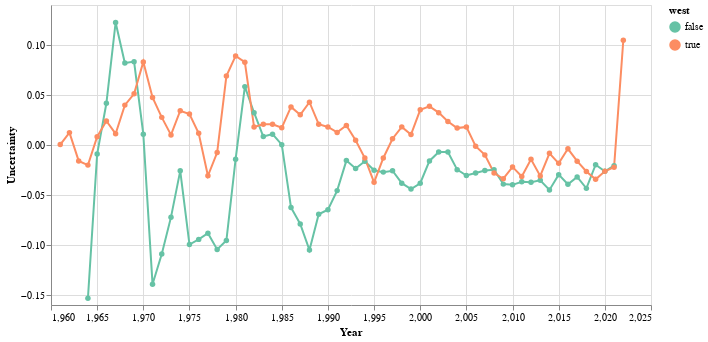

This figure's notebook cell:
### Code cell
alt.Chart(compare_byYear.query('topic=="phys"')).mark_line(point=alt.OverlayMarkDef()).encode(
    alt.X('year',scale=alt.Scale(zero=False),axis=alt.Axis(title='Year')),
    alt.Y('rollingUncertain',axis=alt.Axis(title='Uncertainty')),
    color=alt.Color('west:O',scale=alt.Scale(scheme='set2'))
).properties(width=600,height=300)

### Figure 1 — Vega-Lite specification as saved in the notebook (floating-point values rounded to 4 significant figures)
{"config": {"view": {"continuousWidth": 400, "continuousHeight": 300}}, "data": {"name": "data-0c7fb047be208e1c5b23e3d01547c1c2"}, "mark": {"type": "line", "point": {}}, "encoding": {"color": {"field": "west", "scale": {"scheme": "set2"}, "type": "ordinal"}, "x": {"axis": {"title": "Year"}, "field": "year", "scale": {"zero": false}, "type": "quantitative"}, "y": {"axis": {"title": "Uncertainty"}, "field": "rollingUncertain", "type": "quantitative"}}, "height": 300, "width": 600, "$schema": "https://vega.github.io/schema/vega-lite/v4.17.0.json", "datasets": {"data-0c7fb047be208e1c5b23e3d01547c1c2": [{"west": false, "year": 1962.0, "uncertain": -0.2044, "rollingUncertain": null, "topic": "phys"}, {"west": false, "year": 1963.0, "uncertain": -0.16, "rollingUncertain": null, "topic": "phys"}, {"west": false, "year": 1964.0, "uncertain": -0.09532, "rollingUncertain": -0.1532, "topic": "phys"}, {"west": false, "year": 1965.0, "uncertain": 0.2283, "rollingUncertain": -0.009003, "topic": "phys"}, {"west": false, "year": 1966.0, "uncertain": -0.007814, "rollingUncertain": 0.04172, "topic": "phys"}, {"west": false, "year": 1967.0, "uncertain": 0.1471, "rollingUncertain": 0.1225, "topic": "phys"}, {"west": false, "year": 1968.0, "uncertain": 0.1067, "rollingUncertain": 0.08199, "topic": "phys"}, {"west": false, "year": 1969.0, "uncertain": -0.003676, "rollingUncertain": 0.08337, "topic": "phys"}, {"west": false, "year": 1970.0, "uncertain": -0.0706, "rollingUncertain": 0.01081, "topic": "phys"}, {"west": false, "year": 1971.0, "uncertain": -0.3433, "rollingUncertain": -0.1392, "topic": "phys"}, {"west": false, "year": 1972.0, "uncertain": 0.08683, "rollingUncertain": -0.109, "topic": "phys"}, {"west": false, "year": 1973.0, "uncertain": 0.04003, "rollingUncertain": -0.07214, "topic": "phys"}, {"west": false, "year": 1974.0, "uncertain": -0.2044, "rollingUncertain": -0.02583, "topic": "phys"}, {"west": false, "year": 1975.0, "uncertain": -0.1342, "rollingUncertain": -0.09952, "topic": "phys"}, {"west": false, "year": 1976.0, "uncertain": 0.05545, "rollingUncertain": -0.09438, "topic": "phys"}, {"west": false, "year": 1977.0, "uncertain": -0.186, "rollingUncertain": -0.08825, "topic": "phys"}, {"west": false, "year": 1978.0, "uncertain": -0.1828, "rollingUncertain": -0.1044, "topic": "phys"}, {"west": false, "year": 1979.0, "uncertain": 0.08223, "rollingUncertain": -0.09551, "topic": "phys"}, {"west": false, "year": 1980.0, "uncertain": 0.05804, "rollingUncertain": -0.01416, "topic": "phys"}, {"west": false, "year": 1981.0, "uncertain": 0.03487, "rollingUncertain": 0.05838, "topic": "phys"}, {"west": false, "year": 1982.0, "uncertain": 0.003911, "rollingUncertain": 0.03227, "topic": "phys"}, {"west": false, "year": 1983.0, "uncertain": -0.01346, "rollingUncertain": 0.008439, "topic": "phys"}, {"west": false, "year": 1984.0, "uncertain": 0.04209, "rollingUncertain": 0.01085, "topic": "phys"}, {"west": false, "year": 1985.0, "uncertain": -0.02768, "rollingUncertain": 0.0003171, "topic": "phys"}, {"west": false, "year": 1986.0, "uncertain": -0.2018, "rollingUncertain": -0.06248, "topic": "phys"}, {"west": false, "year": 1987.0, "uncertain": -0.007221, "rollingUncertain": -0.07891, "topic": "phys"}, {"west": false, "year": 1988.0, "uncertain": -0.1061, "rollingUncertain": -0.105, "topic": "phys"}, {"west": false, "year": 1989.0, "uncertain": -0.09464, "rollingUncertain": -0.06932, "topic": "phys"}, {"west": false, "year": 1990.0, "uncertain": 0.006485, "rollingUncertain": -0.06475, "topic": "phys"}, {"west": false, "year": 1991.0, "uncertain": -0.04871, "rollingUncertain": -0.04562, "topic": "phys"}, {"west": false, "year": 1992.0, "uncertain": -0.004557, "rollingUncertain": -0.0156, "topic": "phys"}, {"west": false, "year": 1993.0, "uncertain": -0.01721, "rollingUncertain": -0.02349, "topic": "phys"}, {"west": false, "year": 1994.0, "uncertain": -0.02692, "rollingUncertain": -0.01623, "topic": "phys"}, {"west": false, "year": 1995.0, "uncertain": -0.03156, "rollingUncertain": -0.02523, "topic": "phys"}, {"west": false, "year": 1996.0, "uncertain": -0.02286, "rollingUncertain": -0.02711, "topic": "phys"}, {"west": false, "year": 1997.0, "uncertain": -0.02287, "rollingUncertain": -0.02577, "topic": "phys"}, {"west": false, "year": 1998.0, "uncertain": -0.06884, "rollingUncertain": -0.03819, "topic": "phys"}, {"west": false, "year": 1999.0, "uncertain": -0.0405, "rollingUncertain": -0.04407, "topic": "phys"}, {"west": false, "year": 2000.0, "uncertain": -0.005381, "rollingUncertain": -0.03824, "topic": "phys"}, {"west": false, "year": 2001.0, "uncertain": -0.001953, "rollingUncertain": -0.01595, "topic": "phys"}, {"west": false, "year": 2002.0, "uncertain": -0.01357, "rollingUncertain": -0.006968, "topic": "phys"}, {"west": false, "year": 2003.0, "uncertain": -0.005376, "rollingUncertain": -0.006967, "topic": "phys"}, {"west": false, "year": 2004.0, "uncertain": -0.05499, "rollingUncertain": -0.02465, "topic": "phys"}, {"west": false, "year": 2005.0, "uncertain": -0.03119, "rollingUncertain": -0.03052, "topic": "phys"}, {"west": false, "year": 2006.0, "uncertain": 0.001972, "rollingUncertain": -0.02807, "topic": "phys"}, {"west": false, "year": 2007.0, "uncertain": -0.04721, "rollingUncertain": -0.02548, "topic": "phys"}, {"west": false, "year": 2008.0, "uncertain": -0.02903, "rollingUncertain": -0.02475, "topic": "phys"}, {"west": false, "year": 2009.0, "uncertain": -0.04113, "rollingUncertain": -0.03912, "topic": "phys"}, {"west": false, "year": 2010.0, "uncertain": -0.04934, "rollingUncertain": -0.03983, "topic": "phys"}, {"west": false, "year": 2011.0, "uncertain": -0.02011, "rollingUncertain": -0.03686, "topic": "phys"}, {"west": false, "year": 2012.0, "uncertain": -0.04204, "rollingUncertain": -0.03716, "topic": "phys"}, {"west": false, "year": 2013.0, "uncertain": -0.04364, "rollingUncertain": -0.03526, "topic": "phys"}, {"west": false, "year": 2014.0, "uncertain": -0.0492, "rollingUncertain": -0.04496, "topic": "phys"}, {"west": false, "year": 2015.0, "uncertain": 0.003823, "rollingUncertain": -0.02967, "topic": "phys"}, {"west": false, "year": 2016.0, "uncertain": -0.07251, "rollingUncertain": -0.0393, "topic": "phys"}, {"west": false, "year": 2017.0, "uncertain": -0.02719, "rollingUncertain": -0.03196, "topic": "phys"}, {"west": false, "year": 2018.0, "uncertain": -0.03041, "rollingUncertain": -0.04337, "topic": "phys"}, {"west": false, "year": 2019.0, "uncertain": -0.00166, "rollingUncertain": -0.01975, "topic": "phys"}, {"west": false, "year": 2020.0, "uncertain": -0.04678, "rollingUncertain": -0.02628, "topic": "phys"}, {"west": false, "year": 2021.0, "uncertain": -0.01362, "rollingUncertain": -0.02069, "topic": "phys"}, {"west": true, "year": 1961.0, "uncertain": 0.007005, "rollingUncertain": 0.0004281, "topic": "phys"}, {"west": true, "year": 1962.0, "uncertain": -0.05789, "rollingUncertain": 0.01238, "topic": "phys"}, {"west": true, "year": 1963.0, "uncertain": 0.003129, "rollingUncertain": -0.01592, "topic": "phys"}, {"west": true, "year": 1964.0, "uncertain": -0.005603, "rollingUncertain": -0.02012, "topic": "phys"}, {"west": true, "year": 1965.0, "uncertain": 0.02749, "rollingUncertain": 0.008337, "topic": "phys"}, {"west": true, "year": 1966.0, "uncertain": 0.05006, "rollingUncertain": 0.02398, "topic": "phys"}, {"west": true, "year": 1967.0, "uncertain": -0.04366, "rollingUncertain": 0.0113, "topic": "phys"}, {"west": true, "year": 1968.0, "uncertain": 0.1133, "rollingUncertain": 0.03989, "topic": "phys"}, {"west": true, "year": 1969.0, "uncertain": 0.08401, "rollingUncertain": 0.0512, "topic": "phys"}, {"west": true, "year": 1970.0, "uncertain": 0.05203, "rollingUncertain": 0.0831, "topic": "phys"}, {"west": true, "year": 1971.0, "uncertain": 0.006603, "rollingUncertain": 0.04755, "topic": "phys"}, {"west": true, "year": 1972.0, "uncertain": 0.02427, "rollingUncertain": 0.02764, "topic": "phys"}, {"west": true, "year": 1973.0, "uncertain": -0.0007076, "rollingUncertain": 0.01006, "topic": "phys"}, {"west": true, "year": 1974.0, "uncertain": 0.0793, "rollingUncertain": 0.03429, "topic": "phys"}, {"west": true, "year": 1975.0, "uncertain": 0.01439, "rollingUncertain": 0.03099, "topic": "phys"}, {"west": true, "year": 1976.0, "uncertain": -0.05869, "rollingUncertain": 0.01166, "topic": "phys"}, {"west": true, "year": 1977.0, "uncertain": -0.04795, "rollingUncertain": -0.03075, "topic": "phys"}, {"west": true, "year": 1978.0, "uncertain": 0.084, "rollingUncertain": -0.007548, "topic": "phys"}, {"west": true, "year": 1979.0, "uncertain": 0.1709, "rollingUncertain": 0.06899, "topic": "phys"}, {"west": true, "year": 1980.0, "uncertain": 0.0123, "rollingUncertain": 0.08908, "topic": "phys"}, {"west": true, "year": 1981.0, "uncertain": 0.06532, "rollingUncertain": 0.08285, "topic": "phys"}, {"west": true, "year": 1982.0, "uncertain": -0.02368, "rollingUncertain": 0.01798, "topic": "phys"}, {"west": true, "year": 1983.0, "uncertain": 0.02046, "rollingUncertain": 0.0207, "topic": "phys"}, {"west": true, "year": 1984.0, "uncertain": 0.06518, "rollingUncertain": 0.02065, "topic": "phys"}, {"west": true, "year": 1985.0, "uncertain": -0.03357, "rollingUncertain": 0.01736, "topic": "phys"}, {"west": true, "year": 1986.0, "uncertain": 0.08259, "rollingUncertain": 0.03807, "topic": "phys"}, {"west": true, "year": 1987.0, "uncertain": 0.04146, "rollingUncertain": 0.03016, "topic": "phys"}, {"west": true, "year": 1988.0, "uncertain": 0.004353, "rollingUncertain": 0.0428, "topic": "phys"}, {"west": true, "year": 1989.0, "uncertain": 0.01675, "rollingUncertain": 0.02085, "topic": "phys"}, {"west": true, "year": 1990.0, "uncertain": 0.03299, "rollingUncertain": 0.01803, "topic": "phys"}, {"west": true, "year": 1991.0, "uncertain": -0.01193, "rollingUncertain": 0.0126, "topic": "phys"}, {"west": true, "year": 1992.0, "uncertain": 0.03773, "rollingUncertain": 0.0196, "topic": "phys"}, {"west": true, "year": 1993.0, "uncertain": -0.01156, "rollingUncertain": 0.004747, "topic": "phys"}, {"west": true, "year": 1994.0, "uncertain": -0.06531, "rollingUncertain": -0.01305, "topic": "phys"}, {"west": true, "year": 1995.0, "uncertain": -0.03505, "rollingUncertain": -0.03731, "topic": "phys"}, {"west": true, "year": 1996.0, "uncertain": 0.06143, "rollingUncertain": -0.01298, "topic": "phys"}, {"west": true, "year": 1997.0, "uncertain": -0.007514, "rollingUncertain": 0.00629, "topic": "phys"}, {"west": true, "year": 1998.0, "uncertain": 0.0004626, "rollingUncertain": 0.01813, "topic": "phys"}, {"west": true, "year": 1999.0, "uncertain": 0.03824, "rollingUncertain": 0.0104, "topic": "phys"}, {"west": true, "year": 2000.0, "uncertain": 0.06673, "rollingUncertain": 0.03515, "topic": "phys"}, {"west": true, "year": 2001.0, "uncertain": 0.01098, "rollingUncertain": 0.03865, "topic": "phys"}, {"west": true, "year": 2002.0, "uncertain": 0.01933, "rollingUncertain": 0.03235, "topic": "phys"}, {"west": true, "year": 2003.0, "uncertain": 0.04013, "rollingUncertain": 0.02348, "topic": "phys"}, {"west": true, "year": 2004.0, "uncertain": -0.008769, "rollingUncertain": 0.0169, "topic": "phys"}, {"west": true, "year": 2005.0, "uncertain": 0.02283, "rollingUncertain": 0.01806, "topic": "phys"}, {"west": true, "year": 2006.0, "uncertain": -0.01765, "rollingUncertain": -0.001197, "topic": "phys"}, {"west": true, "year": 2007.0, "uncertain": -0.03485, "rollingUncertain": -0.009889, "topic": "phys"}, {"west": true, "year": 2008.0, "uncertain": -0.03154, "rollingUncertain": -0.02801, "topic": "phys"}, {"west": true, "year": 2009.0, "uncertain": -0.03482, "rollingUncertain": -0.03373, "topic": "phys"}, {"west": true, "year": 2010.0, "uncertain": 0.00061, "rollingUncertain": -0.02191, "topic": "phys"}, {"west": true, "year": 2011.0, "uncertain": -0.0603, "rollingUncertain": -0.0315, "topic": "phys"}, {"west": true, "year": 2012.0, "uncertain": 0.0166, "rollingUncertain": -0.01436, "topic": "phys"}, {"west": true, "year": 2013.0, "uncertain": -0.04926, "rollingUncertain": -0.03098, "topic": "phys"}, {"west": true, "year": 2014.0, "uncertain": 0.007617, "rollingUncertain": -0.008347, "topic": "phys"}, {"west": true, "year": 2015.0, "uncertain": -0.01332, "rollingUncertain": -0.01832, "topic": "phys"}, {"west": true, "year": 2016.0, "uncertain": -0.005653, "rollingUncertain": -0.003784, "topic": "phys"}, {"west": true, "year": 2017.0, "uncertain": -0.02965, "rollingUncertain": -0.01621, "topic": "phys"}, {"west": true, "year": 2018.0, "uncertain": -0.04422, "rollingUncertain": -0.02651, "topic": "phys"}, {"west": true, "year": 2019.0, "uncertain": -0.02917, "rollingUncertain": -0.03435, "topic": "phys"}, {"west": true, "year": 2020.0, "uncertain": -0.005596, "rollingUncertain": -0.02633, "topic": "phys"}, {"west": true, "year": 2021.0, "uncertain": -0.03181, "rollingUncertain": -0.02219, "topic": "phys"}, {"west": true, "year": 2022.0, "uncertain": 0.3517, "rollingUncertain": 0.1048, "topic": "phys"}]}}
